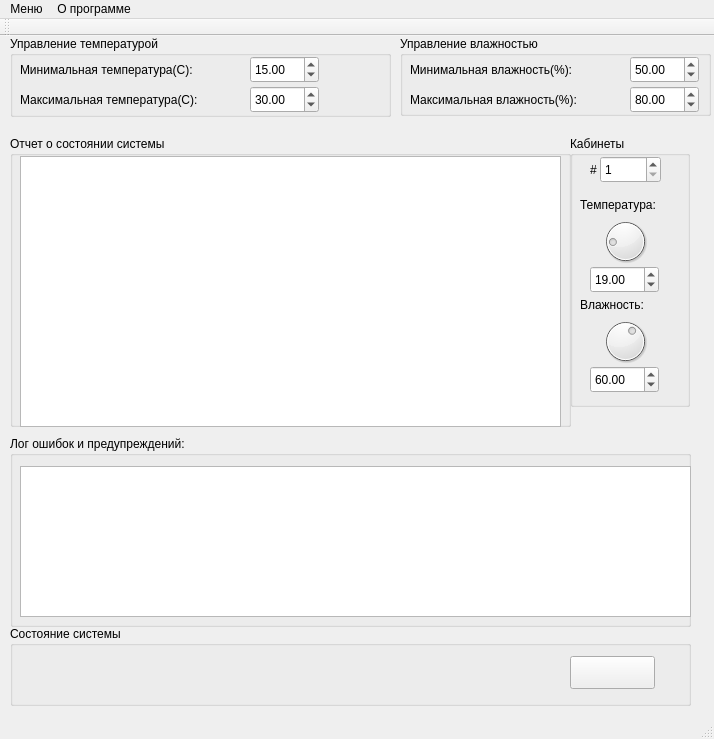
<?xml version="1.0" encoding="UTF-8"?>
<ui version="4.0">
 <class>MainWindow</class>
 <widget class="QMainWindow" name="MainWindow">
  <property name="enabled">
   <bool>true</bool>
  </property>
  <property name="geometry">
   <rect>
    <x>0</x>
    <y>0</y>
    <width>714</width>
    <height>739</height>
   </rect>
  </property>
  <property name="windowTitle">
   <string>АСУКТ ВЦ</string>
  </property>
  <widget class="QWidget" name="centralWidget">
   <widget class="QGroupBox" name="groupBox">
    <property name="geometry">
     <rect>
      <x>10</x>
      <y>0</y>
      <width>381</width>
      <height>81</height>
     </rect>
    </property>
    <property name="title">
     <string>Управление температурой</string>
    </property>
    <widget class="QLabel" name="label_2">
     <property name="geometry">
      <rect>
       <x>10</x>
       <y>20</y>
       <width>231</width>
       <height>27</height>
      </rect>
     </property>
     <property name="text">
      <string>Минимальная температура(C):</string>
     </property>
    </widget>
    <widget class="QDoubleSpinBox" name="doubleSpinBox">
     <property name="geometry">
      <rect>
       <x>240</x>
       <y>20</y>
       <width>69</width>
       <height>27</height>
      </rect>
     </property>
     <property name="maximum">
      <double>50.000000000000000</double>
     </property>
     <property name="singleStep">
      <double>0.100000000000000</double>
     </property>
     <property name="value">
      <double>15.000000000000000</double>
     </property>
    </widget>
    <widget class="QLabel" name="label_3">
     <property name="geometry">
      <rect>
       <x>10</x>
       <y>50</y>
       <width>231</width>
       <height>27</height>
      </rect>
     </property>
     <property name="text">
      <string>Максимальная температура(C):</string>
     </property>
    </widget>
    <widget class="QDoubleSpinBox" name="doubleSpinBox_2">
     <property name="geometry">
      <rect>
       <x>240</x>
       <y>50</y>
       <width>69</width>
       <height>27</height>
      </rect>
     </property>
     <property name="maximum">
      <double>100.000000000000000</double>
     </property>
     <property name="singleStep">
      <double>0.100000000000000</double>
     </property>
     <property name="value">
      <double>30.000000000000000</double>
     </property>
    </widget>
   </widget>
   <widget class="QGroupBox" name="groupBox_2">
    <property name="geometry">
     <rect>
      <x>400</x>
      <y>0</y>
      <width>311</width>
      <height>80</height>
     </rect>
    </property>
    <property name="title">
     <string>Управление влажностью</string>
    </property>
    <property name="flat">
     <bool>false</bool>
    </property>
    <property name="checkable">
     <bool>false</bool>
    </property>
    <widget class="QLabel" name="label_4">
     <property name="geometry">
      <rect>
       <x>10</x>
       <y>20</y>
       <width>211</width>
       <height>27</height>
      </rect>
     </property>
     <property name="text">
      <string>Минимальная влажность(%):</string>
     </property>
    </widget>
    <widget class="QDoubleSpinBox" name="doubleSpinBox_3">
     <property name="geometry">
      <rect>
       <x>230</x>
       <y>20</y>
       <width>69</width>
       <height>27</height>
      </rect>
     </property>
     <property name="singleStep">
      <double>0.100000000000000</double>
     </property>
     <property name="value">
      <double>50.000000000000000</double>
     </property>
    </widget>
    <widget class="QLabel" name="label_5">
     <property name="geometry">
      <rect>
       <x>10</x>
       <y>50</y>
       <width>221</width>
       <height>27</height>
      </rect>
     </property>
     <property name="text">
      <string>Максимальная влажность(%):</string>
     </property>
    </widget>
    <widget class="QDoubleSpinBox" name="doubleSpinBox_4">
     <property name="geometry">
      <rect>
       <x>230</x>
       <y>50</y>
       <width>69</width>
       <height>27</height>
      </rect>
     </property>
     <property name="singleStep">
      <double>0.100000000000000</double>
     </property>
     <property name="value">
      <double>80.000000000000000</double>
     </property>
    </widget>
   </widget>
   <widget class="QGroupBox" name="groupBox_3">
    <property name="geometry">
     <rect>
      <x>570</x>
      <y>100</y>
      <width>120</width>
      <height>271</height>
     </rect>
    </property>
    <property name="title">
     <string>Кабинеты</string>
    </property>
    <widget class="QDial" name="dial">
     <property name="geometry">
      <rect>
       <x>20</x>
       <y>80</y>
       <width>71</width>
       <height>51</height>
      </rect>
     </property>
     <property name="value">
      <number>19</number>
     </property>
    </widget>
    <widget class="QSpinBox" name="spinBox">
     <property name="geometry">
      <rect>
       <x>30</x>
       <y>20</y>
       <width>61</width>
       <height>27</height>
      </rect>
     </property>
     <property name="minimum">
      <number>1</number>
     </property>
     <property name="maximum">
      <number>10</number>
     </property>
    </widget>
    <widget class="QDoubleSpinBox" name="doubleSpinBox_6">
     <property name="geometry">
      <rect>
       <x>20</x>
       <y>230</y>
       <width>69</width>
       <height>27</height>
      </rect>
     </property>
     <property name="value">
      <double>60.000000000000000</double>
     </property>
    </widget>
    <widget class="QDoubleSpinBox" name="doubleSpinBox_5">
     <property name="geometry">
      <rect>
       <x>20</x>
       <y>130</y>
       <width>69</width>
       <height>27</height>
      </rect>
     </property>
     <property name="value">
      <double>19.000000000000000</double>
     </property>
    </widget>
    <widget class="QLabel" name="label_7">
     <property name="geometry">
      <rect>
       <x>20</x>
       <y>20</y>
       <width>31</width>
       <height>27</height>
      </rect>
     </property>
     <property name="text">
      <string>#</string>
     </property>
    </widget>
    <widget class="QLabel" name="label_8">
     <property name="geometry">
      <rect>
       <x>10</x>
       <y>60</y>
       <width>111</width>
       <height>17</height>
      </rect>
     </property>
     <property name="text">
      <string>Температура:</string>
     </property>
    </widget>
    <widget class="QDial" name="dial_2">
     <property name="geometry">
      <rect>
       <x>20</x>
       <y>180</y>
       <width>71</width>
       <height>51</height>
      </rect>
     </property>
     <property name="value">
      <number>60</number>
     </property>
    </widget>
    <widget class="QLabel" name="label_9">
     <property name="geometry">
      <rect>
       <x>10</x>
       <y>160</y>
       <width>81</width>
       <height>17</height>
      </rect>
     </property>
     <property name="text">
      <string>Влажность:</string>
     </property>
    </widget>
   </widget>
   <widget class="QGroupBox" name="groupBox_4">
    <property name="geometry">
     <rect>
      <x>10</x>
      <y>100</y>
      <width>561</width>
      <height>291</height>
     </rect>
    </property>
    <property name="title">
     <string>Отчет о состоянии системы</string>
    </property>
    <widget class="QListWidget" name="listWidget">
     <property name="geometry">
      <rect>
       <x>10</x>
       <y>20</y>
       <width>541</width>
       <height>271</height>
      </rect>
     </property>
    </widget>
   </widget>
   <widget class="QGroupBox" name="groupBox_5">
    <property name="geometry">
     <rect>
      <x>10</x>
      <y>400</y>
      <width>681</width>
      <height>191</height>
     </rect>
    </property>
    <property name="title">
     <string>Лог ошибок и предупреждений:</string>
    </property>
    <widget class="QListWidget" name="listWidget_2">
     <property name="geometry">
      <rect>
       <x>10</x>
       <y>30</y>
       <width>671</width>
       <height>151</height>
      </rect>
     </property>
    </widget>
   </widget>
   <widget class="QGroupBox" name="groupBox_6">
    <property name="geometry">
     <rect>
      <x>10</x>
      <y>590</y>
      <width>681</width>
      <height>80</height>
     </rect>
    </property>
    <property name="title">
     <string>Состояние системы</string>
    </property>
    <widget class="QPushButton" name="pushButton">
     <property name="geometry">
      <rect>
       <x>560</x>
       <y>30</y>
       <width>85</width>
       <height>33</height>
      </rect>
     </property>
     <property name="text">
      <string/>
     </property>
     <property name="icon">
      <iconset>
       <normaloff>../build-Kirillov-Desktop_Qt_5_3_GCC_64bit-Debug/sysoff.png</normaloff>../build-Kirillov-Desktop_Qt_5_3_GCC_64bit-Debug/sysoff.png</iconset>
     </property>
     <property name="iconSize">
      <size>
       <width>150</width>
       <height>58</height>
      </size>
     </property>
    </widget>
   </widget>
  </widget>
  <widget class="QMenuBar" name="menuBar">
   <property name="enabled">
    <bool>true</bool>
   </property>
   <property name="geometry">
    <rect>
     <x>0</x>
     <y>0</y>
     <width>714</width>
     <height>25</height>
    </rect>
   </property>
   <property name="defaultUp">
    <bool>true</bool>
   </property>
   <widget class="QMenu" name="menu">
    <property name="title">
     <string>Меню</string>
    </property>
    <addaction name="allBySelf"/>
    <addaction name="allAuto"/>
    <addaction name="menuExit"/>
   </widget>
   <widget class="QMenu" name="menuSds">
    <property name="title">
     <string>О программе</string>
    </property>
    <addaction name="authors"/>
   </widget>
   <addaction name="menu"/>
   <addaction name="menuSds"/>
  </widget>
  <widget class="QToolBar" name="mainToolBar">
   <attribute name="toolBarArea">
    <enum>TopToolBarArea</enum>
   </attribute>
   <attribute name="toolBarBreak">
    <bool>false</bool>
   </attribute>
  </widget>
  <widget class="QStatusBar" name="statusBar"/>
  <action name="allBySelf">
   <property name="text">
    <string>Ручной ввод</string>
   </property>
  </action>
  <action name="allAuto">
   <property name="text">
    <string>Автоматический ввод</string>
   </property>
  </action>
  <action name="menuExit">
   <property name="text">
    <string>Выход</string>
   </property>
   <property name="toolTip">
    <string>&lt;html&gt;&lt;head/&gt;&lt;body&gt;&lt;p&gt;Данный пункт меню позволяет покинуть сиё творение человеческой мысли, реализованное посредством множества кмопьютерных операций.&lt;/p&gt;&lt;/body&gt;&lt;/html&gt;</string>
   </property>
   <property name="shortcut">
    <string>Ctrl+E</string>
   </property>
  </action>
  <action name="authors">
   <property name="text">
    <string>Авторы</string>
   </property>
   <property name="toolTip">
    <string>Кириллов пупсик</string>
   </property>
  </action>
 </widget>
 <layoutdefault spacing="6" margin="11"/>
 <tabstops>
  <tabstop>listWidget</tabstop>
  <tabstop>doubleSpinBox</tabstop>
  <tabstop>doubleSpinBox_2</tabstop>
  <tabstop>doubleSpinBox_3</tabstop>
  <tabstop>doubleSpinBox_4</tabstop>
  <tabstop>listWidget_2</tabstop>
 </tabstops>
 <resources/>
 <connections/>
</ui>
